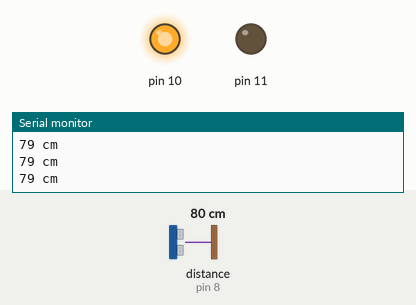
This sketch was run on a simulated Arduino Uno, built with avr-gcc and run on an emulated ATmega328P. Parts: output pins drawn as LEDs (lit = HIGH), the last lines printed to the serial monitor. Wiring (inferred from the names in the program): ultrasonic range finder: trigger pin 7; echo pin 8. The inputs (shaded band) are chosen by the test bench; at power-on: distance to the obstacle (sensor on pin 8) 80 cm. The echo pulse lasts 58.3 µs per cm; pins used as bus, display or sensor lines are not drawn.

Above: at 1.3 s.
1.4 s: distance to the obstacle (sensor on pin 8) set to 12 cm
2.9 s: distance to the obstacle (sensor on pin 8) set to 9 cm
At 4.1 s:
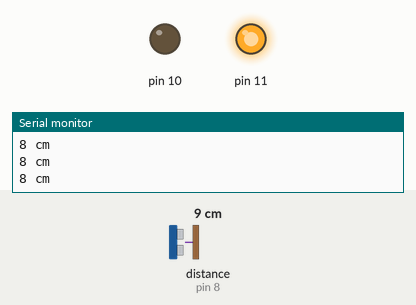
4.5 s: distance to the obstacle (sensor on pin 8) set to 18 cm
At 5.4 s:
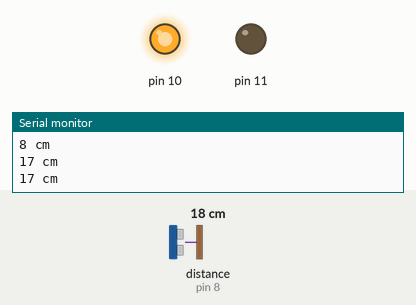
6.0 s: distance to the obstacle (sensor on pin 8) set to 2 cm
At 6.7 s:
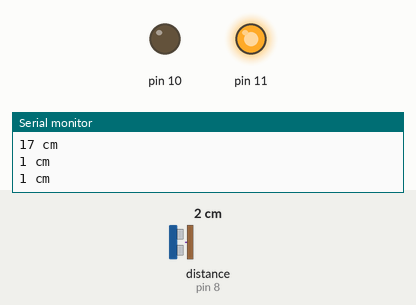
Timing chart, 0 to 8.5 s (numbered marks = the images above; inputs shaded):
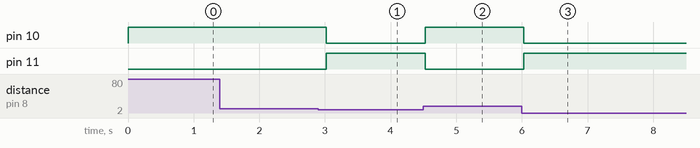

The sketch:

code.ino
```cpp
#define trigPin 7
#define echoPin 8

void setup()
{
 	Serial.begin (9600);
 	pinMode(trigPin, OUTPUT);
 	pinMode(echoPin, INPUT);
 	pinMode(10,OUTPUT);
 	pinMode(11,OUTPUT);
}

void loop()
{
	long duration, distance;
     digitalWrite(trigPin, LOW);  // Added this line
     delayMicroseconds(2); // Added this line
     digitalWrite(trigPin, HIGH);
			//  delayMicroseconds(1000); - Removed this line
     delayMicroseconds(10); // Added this line
     digitalWrite(trigPin, LOW);
     duration = pulseIn(echoPin, HIGH);
     distance = (duration/2) / 29.1;
     if (distance < 10) // This is where the LED On/Off happens
	{
     		digitalWrite(11,HIGH);
  		digitalWrite(10,LOW);
 	}
  	else
	{
    		digitalWrite(11,LOW);
 		digitalWrite(10,HIGH);
   	}
  	if (distance >= 200 || distance <= 0)
	{
    		Serial.println("Out of range");
  	}
  	else
	{
    		Serial.print(distance);
    		Serial.println(" cm");
  	}
  	delay(500);
}
```

Measured:
- the behaviour switches between 11 and 10 cm on distance to the obstacle (sensor on pin 8) (found by bisection; images 0 and 1)
- after the input at 2.9 s, pin 10: HIGH → LOW after 0.12 s; pin 11: LOW → HIGH after 0.12 s
- after the input at 4.5 s, pin 10: LOW → HIGH at once; pin 11: HIGH → LOW at once
- after the input at 6.0 s, pin 10: HIGH → LOW at once; pin 11: LOW → HIGH at once
